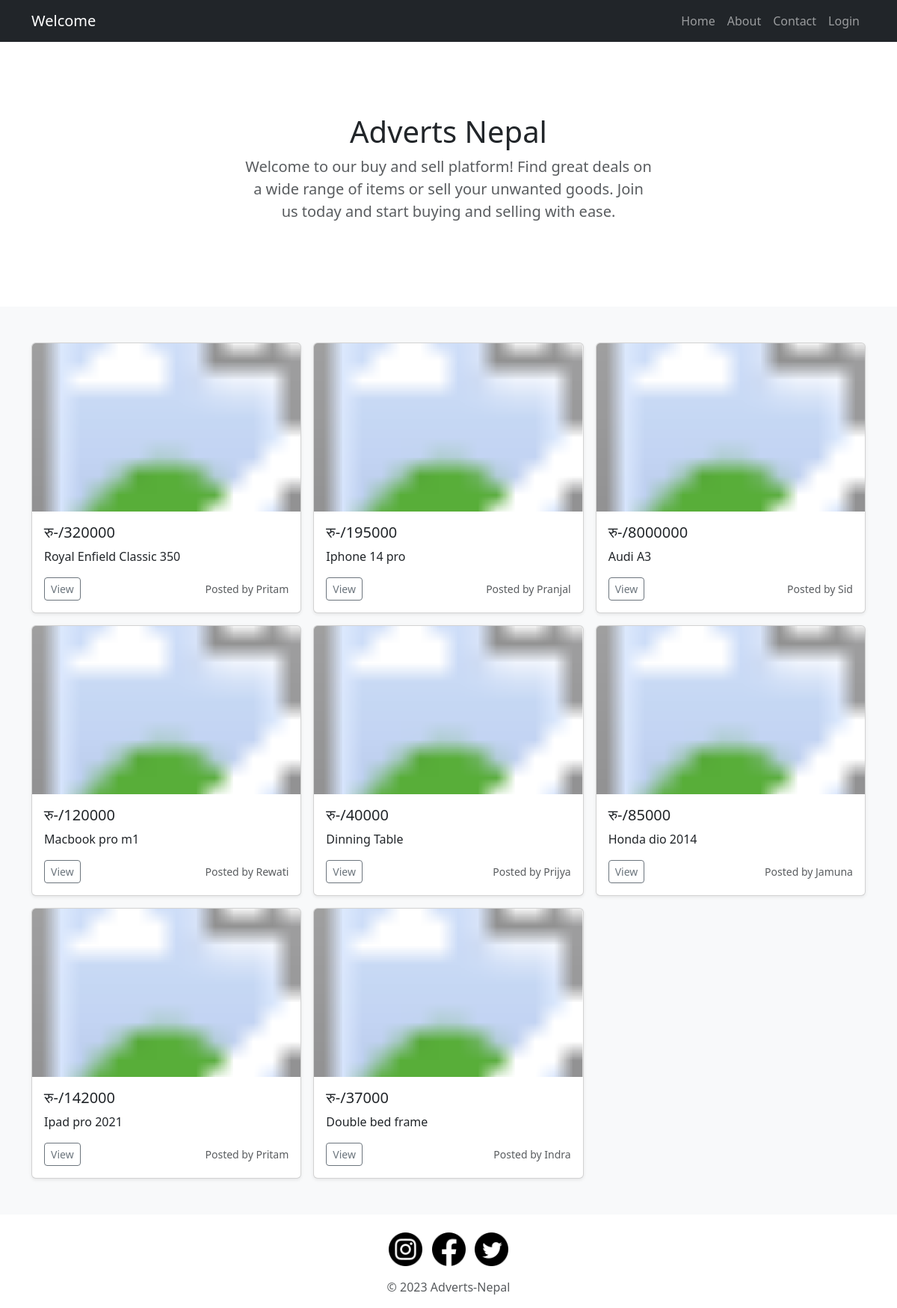
The page / on the database its author committed.
### main.py (models this page shows)
class Ad(db.Model):
    __tablename__ = "ads"
    id = db.Column(db.Integer,primary_key=True)
    ad_title = db.Column(db.String(250), nullable=False)
    ad_price = db.Column(db.Integer, nullable=False)
    img_url = db.Column(db.String(250))
    description = db.Column(db.Text, nullable=False)
    author = relationship('User', back_populates='posts')
    author_id = db.Column(db.Integer, db.ForeignKey("users.id"))
    date = db.Column(db.String(250), nullable=False)
    comments = relationship("Comment", back_populates="parent_post")

class User(db.Model, UserMixin):
    __tablename__ = "users"
    id = db.Column(db.Integer, primary_key=True)
    name = db.Column(db.String(250), nullable=False)
    contact_number = db.Column(db.Integer, nullable=False)
    email = db.Column(db.String(250), nullable=False)
    password = db.Column(db.String(250), nullable=False)
    posts = relationship('Ad', back_populates='author')
    comments = relationship('Comment', back_populates='comment_author')

### main.py (the view)
@app.route('/')
def home():
    all_ads = Ad.query.all()
    return render_template('index.html', all_ads=all_ads)

### templates/index.html (shortened to what this page needs)
{% extends 'base.html' %}
{% block content %}
  <section class="py-5 text-center container">
    <div class="row py-lg-5">
      <div class="col-lg-6 col-md-8 mx-auto">
        <h1 class="fw-light">Adverts Nepal</h1>
        <p class="lead text-body-secondary">Welcome to our buy and sell platform! Find great deals on a wide range of items or sell your unwanted goods. Join us today and start buying and selling with ease.</p>
      </div>
    </div>
  </section>
  {% if all_ads %}
    <div class="album py-5 bg-body-tertiary">
      <div class="container">
        <div class="row row-cols-1 row-cols-sm-2 row-cols-md-3 g-3">
          {% for ad in all_ads %}
            <div class="col">
              <div class="card shadow-sm">
                <svg class="bd-placeholder-img card-img-top" width="100%" height="225" xmlns="http://www.w3.org/2000/svg" role="img" aria-label="Placeholder: Thumbnail" preserveAspectRatio="xMidYMid slice">
                  <image href="{{ ad.img_url }}" width="100%" height="100%" preserveAspectRatio="xMidYMid slice" />
                </svg>
                <div class="card-body">
                  <h5 class="card-title">रु-/{{ ad.ad_price }}</h5>
                  <p class="card-text">{{ ad.ad_title }}</p>
                  <div class="d-flex justify-content-between align-items-center">
                    <div class="btn-group">
                      <button type="button" class="btn btn-sm btn-outline-secondary" onclick="window.location.href='{{ url_for('view_ad', post_id=ad.id) }}'">View</button>
                    </div>
                    <small class="text-body-secondary">Posted by {{ ad.author.name.split(" ")[0] }}</small>
                  </div>
                </div>
              </div>
            </div>
          {% endfor %}
        </div>
      </div>
    </div>
  {% endif %}
{% endblock %}

### templates/base.html (shortened to what this page needs)
<!DOCTYPE html>
<html lang="en">
<head>
    {% block stylesheets_link %}
    <link href="https://cdn.jsdelivr.net/npm/bootstrap@5.3.0/dist/css/bootstrap.min.css" rel="stylesheet">
    <head><script src="/docs/5.3/assets/js/color-modes.js"></script>
<link href="/docs/5.3/dist/css/bootstrap.min.css" rel="stylesheet">
<link rel="stylesheet" href="https://cdnjs.cloudflare.com/ajax/libs/font-awesome/5.15.3/css/all.min.css" />
{% endblock %}
  </head>
</head>
<body>
  {% block content %}
  {% endblock %}
</body>
{% block footer %}
    {% include 'footer.html' %}
{% endblock %}
</html>

### templates/header.html (shortened to what this page needs)
<head>
<link href="/docs/5.3/dist/css/bootstrap.min.css" rel="stylesheet">
   <nav class="navbar navbar-expand-lg navbar-dark bg-dark">
    <div class="container">
      {% if current_user.is_authenticated: %}
      <a class="navbar-brand" href="#">Welcome {{current_user.name.split(' ')[0]}}</a>
      {% else %}
        <a class="navbar-brand" href="#">Welcome</a>
      {% endif %}
      <div class="collapse navbar-collapse" id="navbarNav">
        <ul class="navbar-nav ms-auto">
          <li class="nav-item">
            <a class="nav-link" href="{{url_for('home')}}">Home</a>
          </li>
          <li class="nav-item">
            <a class="nav-link" href="{{ url_for('about') }}">About</a>
          </li>
          <li class="nav-item">
            <a class="nav-link" href="#">Contact</a>
          </li>
          {% if not current_user.is_authenticated: %}
          <li class="nav-item">
            <a class="nav-link" href="{{ url_for('login') }}">Login</a>
          </li>
          {% endif %}
        </ul>
      </div>
    </div>
  </nav>
  </head>

### templates/footer.html
<footer>
  <div class="container pt-4">
    <div class="row">
      <div class="col-lg-8 col-md-10 mx-auto">
        <ul class="list-inline text-center">
          <li class="list-inline-item">
            <a href="https://www.instagram.com/your-instagram-link">
              <img src="/static/icons/insta-icon.png" alt="Instagram" class="social-media-icon social-media-icon-instagram">
            </a>
          </li>
          <li class="list-inline-item">
            <a href="https://www.facebook.com/your-facebook-link">
              <img src="/static/icons/fb-icon.png" alt="Facebook" class="social-media-icon social-media-icon-facebook">
            </a>
          </li>
          <li class="list-inline-item">
            <a href="https://www.twitter.com/your-twitter-link">
              <img src="/static/icons/twitter-icon.png" alt="Twitter" class="social-media-icon social-media-icon-twitter">
            </a>
          </li>
        </ul>
        <p class="text-center text-muted">© 2023 Adverts-Nepal</p>
      </div>
    </div>
  </div>
</footer>

### templates/header.html (style rules this page uses)
.bd-placeholder-img { font-size: 1.125rem; text-anchor: middle; -webkit-user-select: none; -moz-user-select: none; user-select: none; }

### rows shown on the page
Ad: ad_price "320000", ad_title "Royal Enfield Classic 350", author.name "Pritam"
Ad: ad_price "195000", ad_title "Iphone 14 pro", author.name "Pranjal"
Ad: ad_price "8000000", ad_title "Audi A3", author.name "Sid"
Ad: ad_price "120000", ad_title "Macbook pro m1", author.name "Rewati"
Ad: ad_price "40000", ad_title "Dinning Table", author.name "Prijya"
Ad: ad_price "85000", ad_title "Honda dio 2014", author.name "Jamuna"
Ad: ad_price "142000", ad_title "Ipad pro 2021", author.name "Pritam"
Ad: ad_price "37000", ad_title "Double bed frame", author.name "Indra"
